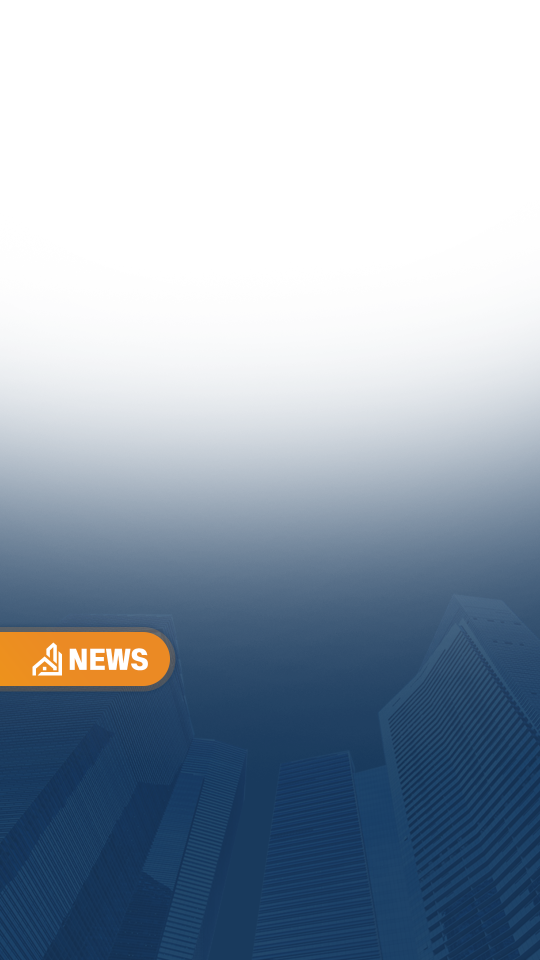
#> input picture marketing_skills/marketing_skills/3_Nghien_Cuu_Thi_Truong/reports/tool_bao/ArticleToVideo/frame.png, 1080 x 1920 px (shown at 1/2 size)
$ python -i video_generator.py   (imports and definitions only)
#> lines starting #> are read from the running program, lines starting #| are printed output that depends on the picture
import os
import textwrap
from PIL import Image, ImageDraw, ImageFont, ImageFilter
from moviepy import ImageClip, concatenate_videoclips, AudioFileClip

def process_image_base(img_path, target_width=1080, target_height=1920):
    """
    Creates the base 9:16 image (blurred background + foreground).
    """
#> called with img_path = 'frame.png', target_width = 1080, target_height = 1920
    try:
        img = Image.open(img_path).convert("RGBA")
#> img is the input picture: PIL image 1080x1920 RGBA; mean R, G, B, A 75, 99.5, 125.7, 117.8
    except Exception as e:
        print(f"Cannot open image {img_path}: {e}")
        return None

    bg = img.copy()
    bg_ratio = bg.width / bg.height
#> bg_ratio = 0.562
    target_ratio = target_width / target_height

    if bg_ratio > target_ratio:
        new_h = target_height
        new_w = int(new_h * bg_ratio)
    else:
        new_w = target_width
        new_h = int(new_w / bg_ratio)
#> new_h = 1920

    bg = bg.resize((new_w, new_h), Image.Resampling.LANCZOS)
    bg = bg.filter(ImageFilter.GaussianBlur(radius=30))
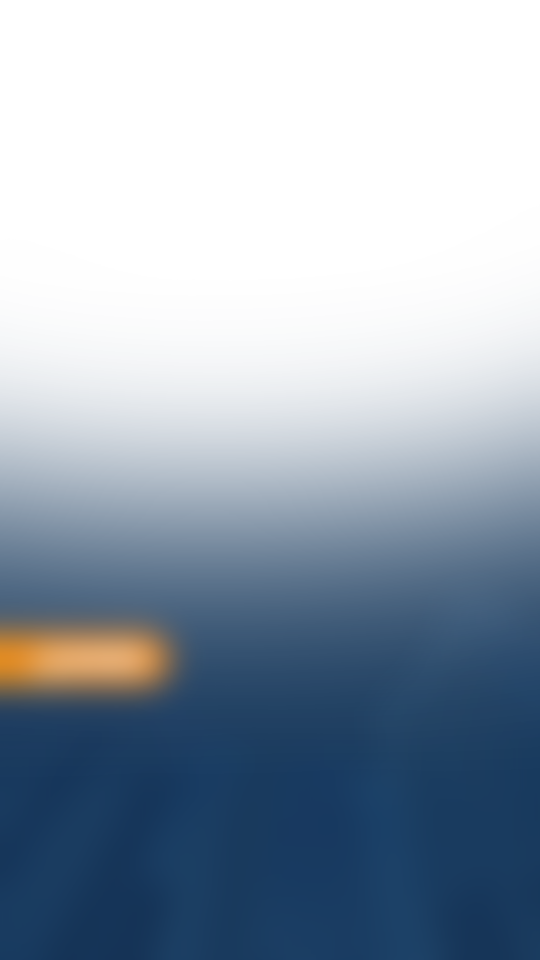
#> bg: PIL image 1080x1920 RGBA (shown at 1/2 size); mean R, G, B, A 75, 99.5, 125.7, 117.8; transparent parts drawn white

    left = (bg.width - target_width) / 2
#> left = 0
    top = (bg.height - target_height) / 2
#> top = 0
    right = (bg.width + target_width) / 2
#> right = 1080
    bottom = (bg.height + target_height) / 2
#> bottom = 1920
    bg = bg.crop((left, top, right, bottom))

    fg = img.copy()
    fg.thumbnail((target_width, target_height), Image.Resampling.LANCZOS)

    fg_x = (target_width - fg.width) // 2
#> fg_x = 0
    fg_y = (target_height - fg.height) // 2
#> fg_y = 0
    bg.paste(fg, (fg_x, fg_y), fg)

    return bg

# [191 lines left out: functions add_overlays, create_video, not called in this run]

>>> result = process_image_base('frame.png')
